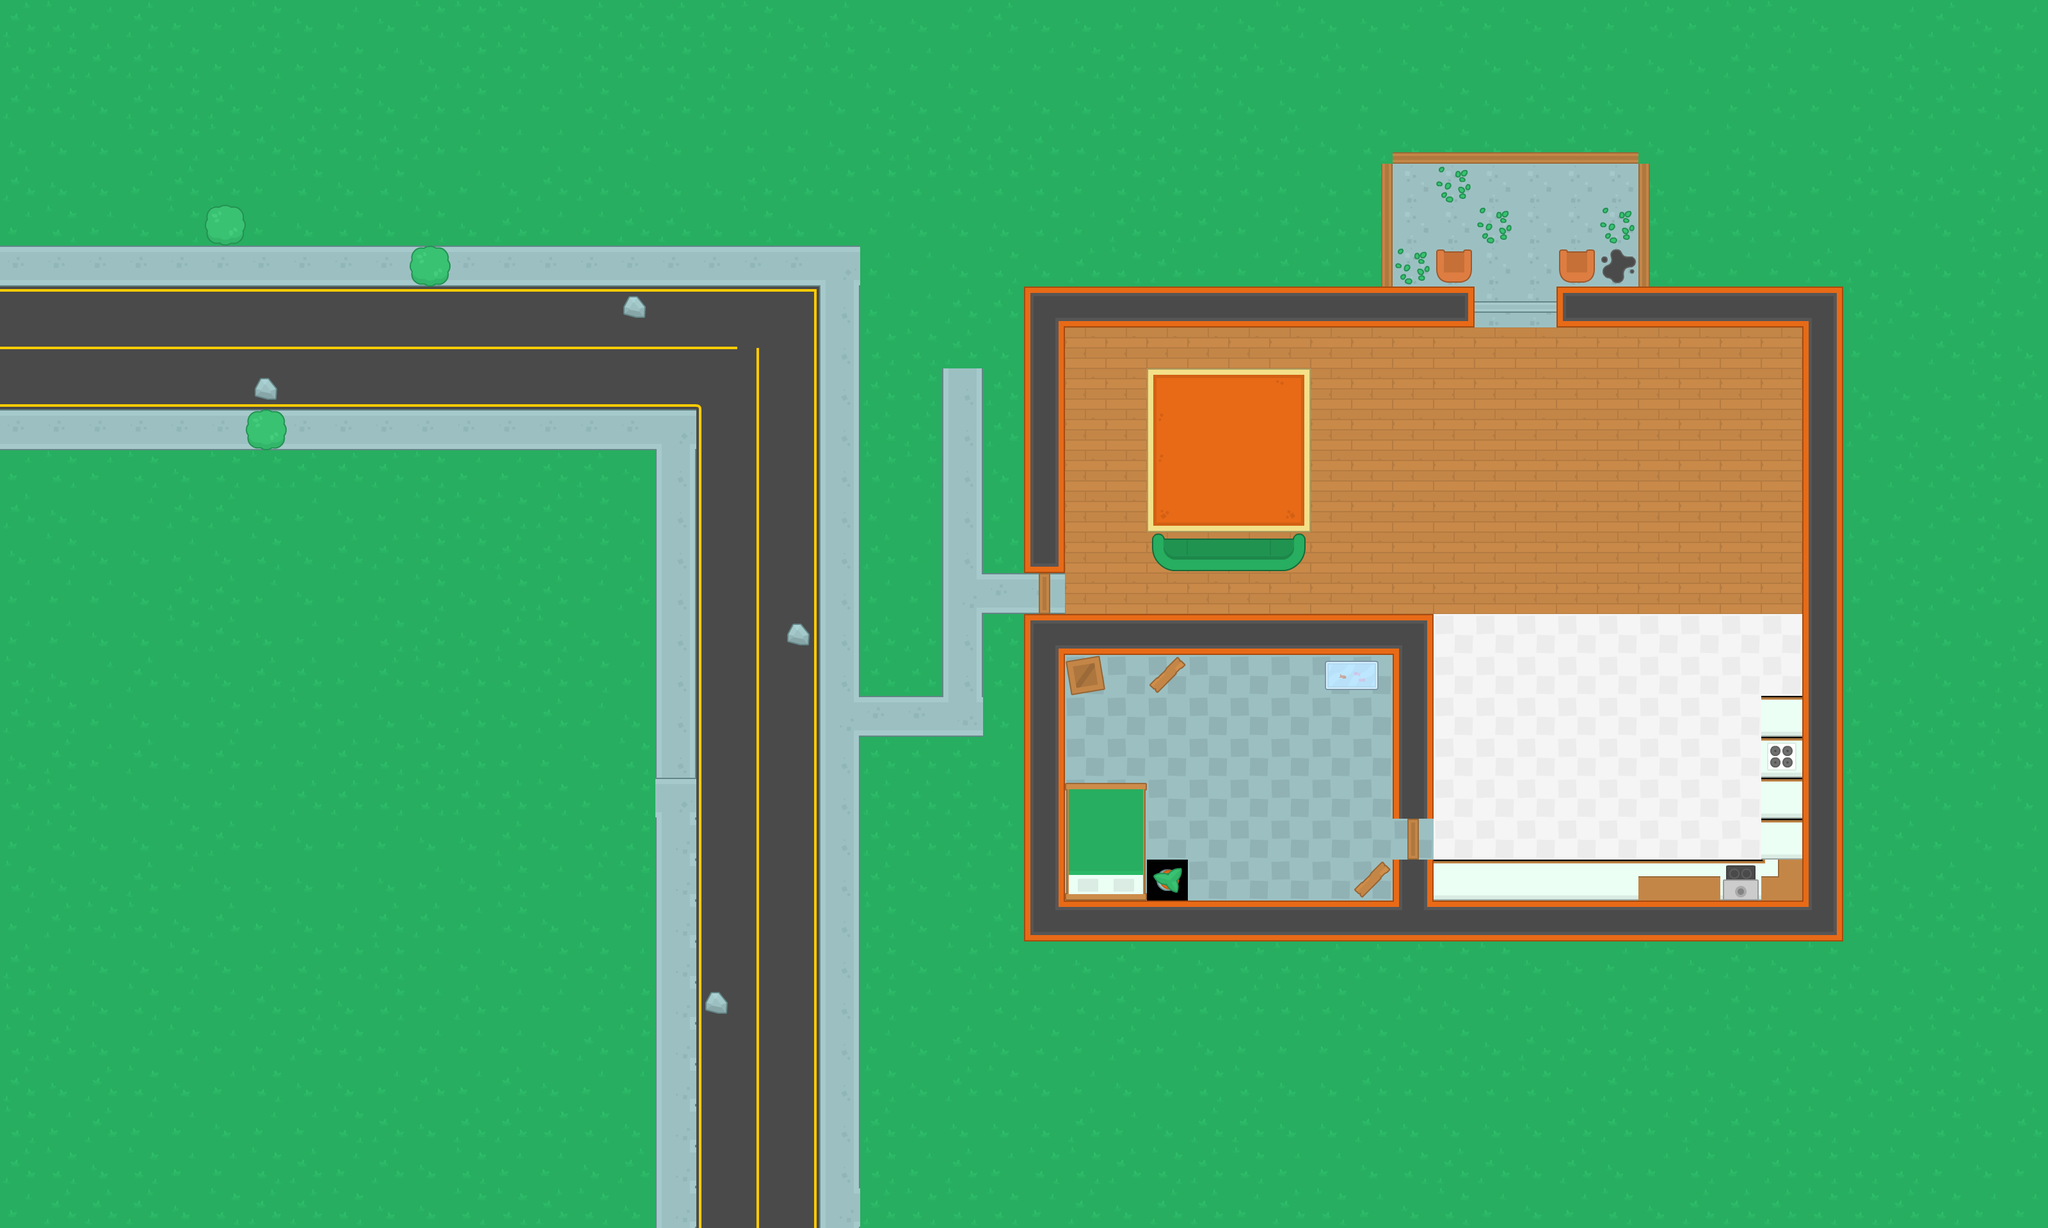

Below is a game level as drawn by its tile map, then a one-line description and the .tmx that defines it (tile-layer data replaced by summaries):
An orthogonal 50x30 tile map with 64x64 px tiles, 2 tile layers (ground, trees) and 25 objects (16x wall, 5x zombie, 3x health, player).

<map version="1.5" tiledversion="1.6.0" orientation="orthogonal" renderorder="right-down" width="50" height="30" tilewidth="64" tileheight="64" infinite="0" nextlayerid="5" nextobjectid="36">
 <tileset firstgid="1" source="tiles.tsx" />
 <layer id="1" name="ground" width="50" height="30">
  <data>[1500 cells, 1500 non-empty, 25 distinct tile ids]</data>
 </layer>
 <objectgroup id="3" name="obstacles">
  <object id="1" name="wall" x="1602.67" y="448" width="701.333" height="64" />
  <object id="4" name="wall" x="1600" y="960" width="637.333" height="64" />
  <object id="5" name="wall" x="1600" y="1024" width="64" height="384" />
  <object id="6" name="wall" x="1600" y="1408" width="1216" height="64" />
  <object id="13" name="wall" x="2816" y="512" width="64" height="960" />
  <object id="16" name="wall" x="2752" y="1088" width="64" height="320" />
  <object id="17" name="wall" x="2240" y="1344" width="512" height="64" />
  <object id="18" name="zombie" x="2768" y="576" width="32" height="32" />
  <object id="22" name="zombie" x="2576" y="688" width="32" height="32" />
  <object id="23" name="zombie" x="2336" y="656" width="32" height="32" />
  <object id="24" name="zombie" x="2400" y="1136" width="32" height="32" />
  <object id="25" name="zombie" x="2608" y="1104" width="32" height="32" />
  <object id="14" name="wall" x="2432" y="448" width="448" height="64" />
  <object id="15" name="wall" x="2304" y="464" width="128" height="32" />
  <object id="7" name="wall" x="2176" y="1344" width="64" height="64" />
  <object id="8" name="wall" x="2176" y="1024" width="64" height="256" />
  <object id="9" name="wall" x="1664" y="1232" width="128" height="176" />
  <object id="10" name="wall" x="1792" y="1344" width="64" height="64" />
  <object id="11" name="wall" x="1664" y="1024" width="64" height="64" />
  <object id="12" name="wall" x="2064" y="1040" width="96" height="32" />
  <object id="3" name="wall" x="1792" y="576" width="256" height="320" />
  <object id="19" name="health" x="1136" y="880" width="32" height="32" />
  <object id="21" name="health" x="1536" y="912" width="32" height="32" />
  <object id="20" name="health" x="2080" y="704" width="32" height="32" />
  <object id="35" name="player" x="1104" y="464" width="32" height="32" />
 </objectgroup>
 <layer id="2" name="trees" width="50" height="30">
  <data>[1500 cells, 145 non-empty, 46 distinct tile ids]</data>
 </layer>
</map>
